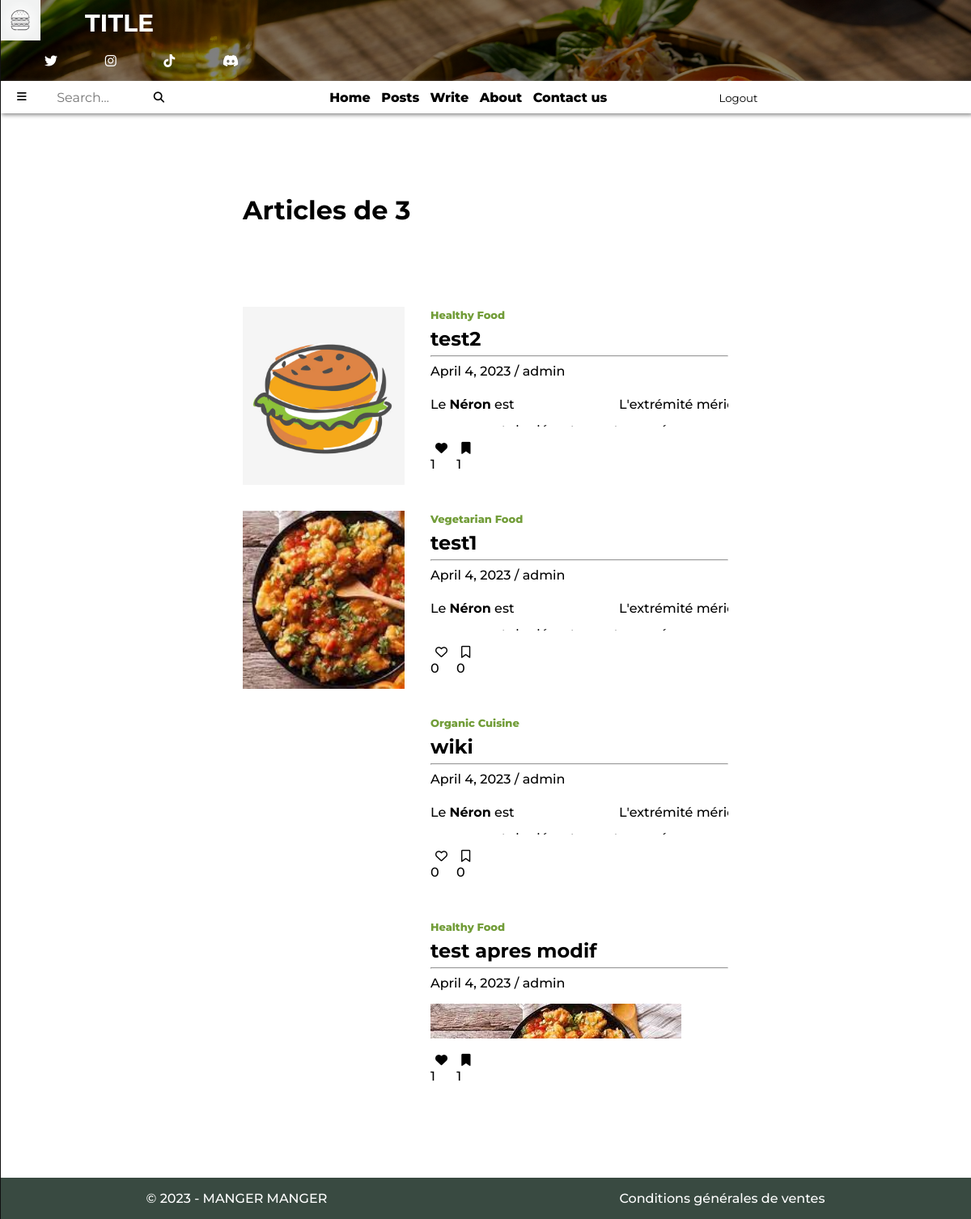
Screenshot of /posts/username/3/ (signed in) with the database file from the repository.
### blog_app/models.py (models this page shows, shortened)
class PostModels(models.Model): # structure d'un article de blog
    class Categories(models.TextChoices): # permet de définir des choix textuels pour la catégorie
        Healthy_Food = 'Healthy Food' # Healthy Food ... sont les clés classées dans la BDD pour chaque catégories
        Organic_Cuisine = 'Organic Cuisine'
        Vegetarian_Food = 'Vegetarian Food'
    user_id= models.ForeignKey(UserModels, on_delete=models.CASCADE)
    categorie = models.fields.CharField(choices=Categories.choices, max_length=15)
    date = models.DateField(auto_now_add=True)
    title = models.CharField(max_length=30, blank=False)
    content = RichTextUploadingField(blank=False, null=True)
    image = models.ImageField(upload_to='posts_images/', blank=False, null=True)
    favoris = models.ManyToManyField(UserModels, blank=True, related_name='favoris')
    bookmark = models.ManyToManyField(UserModels, blank=True, related_name='bookmark')
    objects = PostManager()

class UserModels(AbstractUser):
    description = models.TextField(blank=True, null=True)
    objects = UserManager()

### blog_app/views.py (the view)
# urls.py: path('posts/<str:filter_by>/<value>/', views.posts, name="posts_filter"),
def posts(request, filter_by, value):
    first = request.GET.get('first', "True") # récuppère la valeur de first sinon donne la valeur True
    page_number = int(request.GET.get('current_page',2))
    if first == "False":
        page_number+=1
    if filter_by == 'username':
        post_list = models.PostModels.objects.filter(user_id=value).order_by('-id')
    elif filter_by == 'all':
        post_list = models.PostModels.objects.all().order_by('-id')
    elif filter_by == 'date':
        post_list = models.PostModels.objects.filter(date=value).order_by('-date')
    elif filter_by == 'categorie':
        post_list = models.PostModels.objects.filter(categorie=value).order_by('-id')
    elif filter_by == 'bookmark':
        if request.user.is_authenticated:
            post_list = models.PostModels.objects.filter(bookmark=request.user).order_by('-id')
        else:
            return redirect(reverse('login') + '?next=' + request.get_full_path())
    elif filter_by == 'favorite':
        if request.user.is_authenticated:
            post_list = models.PostModels.objects.filter(favoris=request.user).order_by('-id')
        else:
            return redirect(reverse('login') + '?next=' + request.get_full_path())
    elif filter_by == 'myPosts':
        if request.user.is_authenticated:
            post_list = models.PostModels.objects.filter(user_id=value).order_by('-id')
        else:
            return redirect(reverse('login') + '?next=' + request.get_full_path())
    else:
        post_list = ""
    p = Paginator(post_list, 4) # crée une pagination avec 4 éléments de post_list par page
    page = request.GET.get('page') # récuppère le numéro la page actuelle
    posts = p.get_page(page) # récuppère la page actuelle
    context = {
        'posts': posts,
        'filter_by': filter_by,
        'value': value,
        'page_max': p.num_pages + 1,
        'page_number': page_number,
        }
    if not posts:
        context['message'] = "Empty for now, come back later"
    else:
        context['message'] = None
    if filter_by == 'username':
        context['username'] = value
    elif filter_by == 'date':
        context['date'] = value
    elif filter_by == 'categorie':
        context['categorie'] = value
    return render(request, 'blog_app/post/posts.html', context)

### blog_app/templates/blog_app/post/posts.html (shortened to what this page needs)
{% extends 'base.html' %}
    {% block stylesheet %}
    {% load static %}
    <link rel="stylesheet" type="text/css" href={% static "blog_app/posts.css" %}>
    {% endblock stylesheet %}
    {% block index %}
    {% if page_number <= 2 %}
        {% include 'top_page.html' %}
        {% include 'nav.html' %}
        {% if request.resolver_match.url_name == 'list_posts' %}
            <h1>Tous les articles</h1>
        {% elif request.resolver_match.url_name == 'posts_filter' %}
            {% if filter_by == 'username' %}
                <h1>Articles de {{ username }}</h1>
            {% elif filter_by == 'date' %}
                <h1>Articles du {{ date }}</h1>
            {% elif filter_by == 'categorie' %}
                <h1>Articles de la catégorie {{ categorie }}</h1>
            {% elif filter_by == 'bookmark' %}
                <h1>Articles bookmarked</h1>
                {% if message %}
                    {{ message }}
                {% endif %}
            {% endif %}
        {% else %}
            <h1>Blog</h1>
        {% endif %}
    <section class="display-posts">
    {% endif %}
    {% if page_number <= page_max %}
        <div class="posts new-posts"
        hx-get="/posts/{{ filter_by }}/{{ value }}/?page={{ page_number }}&first=False&current_page={{ page_number }}"
        hx-trigger="revealed"
        hx-swap="afterend">
            {% for post in posts %}
                <div class="post" >
                    <div class="post-img img-zoom"
                        style="background-image: url('{{ MEDIA_URL }}{{ post.image.url }}');"
                        onclick="location.href='{% url 'post_detail' pk=post.id user_id=post.user_id categorie=post.categorie %}'">
                    </div>
                    <div class="post-description"
                        onclick="location.href='{% url 'post_detail' pk=post.id user_id=post.user_id categorie=post.categorie %}'">
                        <a href="{% url 'posts_filter' filter_by='categorie' value=post.categorie %}" class="post-categorie colored-text">
                            {{ post.categorie }}
                        </a>
                        <h2 class="bold-title">
                            {{ post.title }}
                        </h2>
                        <hr>
                        <a href="{% url 'posts_filter' filter_by='date' value=post.date %}" class="date transition-btn">
                            {{ post.date }}
                        </a>
                        <span>/</span>
                        <a href="{% url 'posts_filter' filter_by='username' value=post.user_id.id %}" class="author transition-btn">
                            {{ post.user_id.username }}
                        </a>
                        <div class="description-text">
                            {{ post.content|safe }}
                        </div>
                    </div>
                    <div class="last-row">
                        <div class="zone-icons icons boutons">
                            {% include "blog_app/favori_btn.html" %}
                            {% include "blog_app/bookmark_btn.html" %}
                        </div>
                        <div class="empty-col" onclick="location.href='{% url 'post_detail' pk=post.id user_id=post.user_id categorie=post.categorie %}'"></div>
                    </div>
                </div>
            {% endfor %}
        </div>
    {% endif %}
    {% if page_number <= 2 %}
    </section>
    {% include 'footer.html' %}
    {% endif %}
    {% endblock index %}

### blog_app/templates/blog_app/favori_btn.html
<div id="favori-btns{{ post.id }}">
  <p>
    <button
      hx-post="{% url 'add_remove_favori' post.id %}"
      hx-target="#favori-btns{{ post.id }}"
      hx-swap="#favori-btns{{ post.id }}">
      {% if user in post.favoris.all %}
        <i class="fa-solid fa-heart material-icons"></i>
      {% else %}
        <i class="fa-regular fa-heart material-icons"></i>
      {% endif %}
    </button>
    {{ post.favoris.count }}
  </p>
</div>

### blog_app/templates/blog_app/bookmark_btn.html
<div id="bookmark-btns{{ post.id }}">
  <p>
    <button
      hx-post="{% url 'add_remove_bookmark' post.id %}"
      hx-target="#bookmark-btns{{ post.id }}"
      hx-swap="#bookmark-btns{{ post.id }}">
      {% if user in post.bookmark.all %}
        <i class="fa-solid fa-bookmark material-icons"></i>
      {% else %}
        <i class="fa-regular fa-bookmark material-icons"></i>
      {% endif %}
    </button>
    {{ post.bookmark.count }}
  </p>
</div>

### blog_app/static/blog_app/base.css (style rules this page uses)
:root { --background-color: #729D39; --background-color-dark: #394a41; --transition-btn: .4s; }
* { font-family: 'Montserrat', sans-serif; }
html { scroll-behavior: smooth; font-weight: 500; }
body { margin: 0 auto; }
.bold-title { line-height: 1.5px; }
a { color: black; text-decoration: none; }
.blog-grid, .post { overflow: hidden; }
.img-zoom { background-size: cover; background-position: center; transition: transform 0.5s ease; }

### blog_app/static/blog_app/posts.css (style rules this page uses)
h1 { width: 50%; margin: auto; margin-top: 100px; }
.post-img, .post-description, .empty-col, button, .empty-col { cursor: pointer; }
.icons button { font-size: 15px; border: none; background-color: transparent; }
.icons { display: flex; align-items: center; }
.new-posts { animation-duration: 3s; animation-delay: None; animation-name: glissement; animation-iteration-count: 1; }
section.display-posts { position: relative; width: 50%; margin: auto; margin-top: 100px; flex: 0; }
.display-posts .posts { display: grid; grid-template-rows: repeat(auto-fit, minmax(min-content, max-content)); grid-auto-rows: 220px; grid-column-gap: 2em; grid-row-gap: 2em; margin-bottom: 2em; }
.display-posts .post { display: grid; grid-template-columns: repeat(3, 1fr); grid-template-rows: repeat(4, 1fr); transition: .5s; }
.display-posts .post-img { grid-column: 1/2; grid-row: 1/5; background-size: cover; background-position: center; }
.display-posts .post-description { overflow: hidden; text-overflow: ellipsis; grid-column: 2/4; grid-row: 1/4; padding-left: 2em; }
.display-posts .description-text { display: flex; line-height: 2; }
.display-posts .last-row { display: grid; grid-column: 2/4; grid-row: 4; grid-template-columns: repeat(6, 1fr); padding-left: 2em; }
.display-posts .zone-icons { display: flex; grid-column: 1; justify-content: space-between; }
.display-posts .empty-col { grid-column: 2/7; }
.colored-text { font-size: small; font-weight: 800; color: var(--background-color); }

### rows the page displays
PostModels: image (picture), categorie "Healthy Food", title "test2", date "April 4, 2023", user_id.username "admin", content "Le Néron est L'extrémité mé…", favoris.count "1", bookmark.count "1"
PostModels: image (picture), categorie "Vegetarian Food", title "test1", date "April 4, 2023", user_id.username "admin", content "Le Néron est L'extrémité mé…", favoris.count "0", bookmark.count "0"
PostModels: categorie "Organic Cuisine", title "wiki", date "April 4, 2023", user_id.username "admin", content "Le Néron est L'extrémité mé…", favoris.count "0", bookmark.count "0"
PostModels: categorie "Healthy Food", title "test apres modif", date "April 4, 2023", user_id.username "admin", content (picture), favoris.count "1", bookmark.count "1"

### other values shown
{{ username }} "3"
